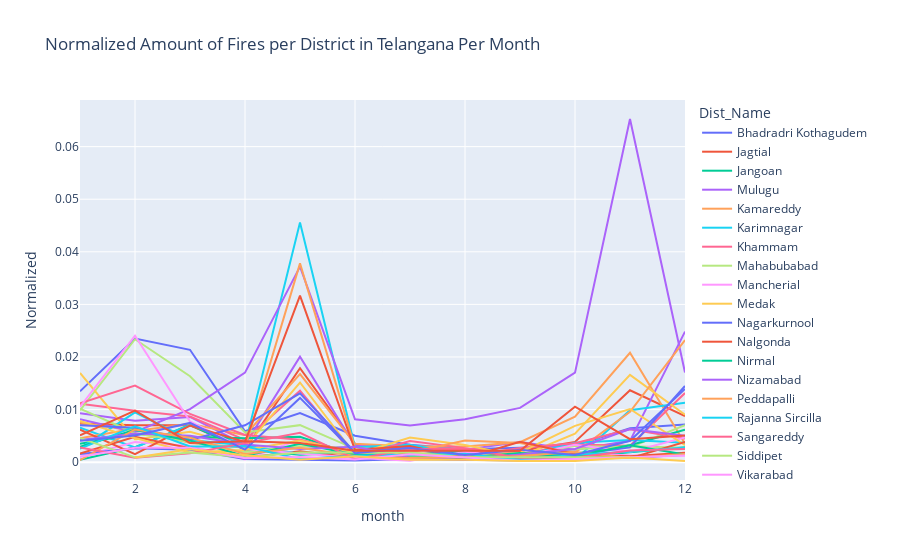

Notebook code cell kept with this figure:
### Code cell
fig = px.line(new_geo_district_month, x="month", y="Normalized", color='Dist_Name', title='Normalized Amount of Fires per District in Telangana Per Month')
fig.show()

### Figure 1 — Plotly figure (JSON) as saved in the notebook; plotly's stock layout.template omitted (floating-point values rounded to 4 significant figures)
{"data": [{"hovertemplate": "Dist_Name=Bhadradri Kothagudem<br>month=%{x}<br>Normalized=%{y}<extra></extra>", "legendgroup": "Bhadradri Kothagudem", "line": {"color": "#636efa", "dash": "solid"}, "mode": "lines", "name": "Bhadradri Kothagudem", "orientation": "v", "showlegend": true, "type": "scatter", "x": [1, 2, 3, 4, 5, 6, 7, 8, 9, 10, 11, 12], "xaxis": "x", "y": [0.01348, 0.02352, 0.02136, 0.005879, 0.00932, 0.005019, 0.003298, 0.002438, 0.002724, 0.003155, 0.006452, 0.007169], "yaxis": "y"}, {"hovertemplate": "Dist_Name=Jagtial<br>month=%{x}<br>Normalized=%{y}<extra></extra>", "legendgroup": "Jagtial", "line": {"color": "#EF553B", "dash": "solid"}, "mode": "lines", "name": "Jagtial", "orientation": "v", "showlegend": true, "type": "scatter", "x": [1, 2, 3, 4, 5, 6, 7, 8, 9, 10, 11, 12], "xaxis": "x", "y": [0.00736, 0.00701, 0.00701, 0.002453, 0.01788, 0.003505, 0.001402, 0.002103, 0.002103, 0.003855, 0.01367, 0.008762], "yaxis": "y"}, {"hovertemplate": "Dist_Name=Jangoan<br>month=%{x}<br>Normalized=%{y}<extra></extra>", "legendgroup": "Jangoan", "line": {"color": "#00cc96", "dash": "solid"}, "mode": "lines", "name": "Jangoan", "orientation": "v", "showlegend": true, "type": "scatter", "x": [1, 2, 3, 4, 5, 6, 7, 8, 10, 11, 12], "xaxis": "x", "y": [0.0004733, 0.00284, 0.0071, 0.002367, 0.00142, 0.001893, 0.0009467, 0.0009467, 0.0009467, 0.001893, 0.00284], "yaxis": "y"}, {"hovertemplate": "Dist_Name=Mulugu<br>month=%{x}<br>Normalized=%{y}<extra></extra>", "legendgroup": "Mulugu", "line": {"color": "#ab63fa", "dash": "solid"}, "mode": "lines", "name": "Mulugu", "orientation": "v", "showlegend": true, "type": "scatter", "x": [1, 2, 3, 4, 5, 6, 7, 8, 9, 10, 11, 12], "xaxis": "x", "y": [0.00931, 0.007878, 0.008594, 0.003342, 0.02005, 0.003103, 0.002865, 0.002387, 0.00382, 0.002387, 0.004058, 0.02483], "yaxis": "y"}, {"hovertemplate": "Dist_Name=Kamareddy<br>month=%{x}<br>Normalized=%{y}<extra></extra>", "legendgroup": "Kamareddy", "line": {"color": "#FFA15A", "dash": "solid"}, "mode": "lines", "name": "Kamareddy", "orientation": "v", "showlegend": true, "type": "scatter", "x": [1, 2, 3, 4, 5, 6, 7, 8, 9, 10, 11, 12], "xaxis": "x", "y": [0.007564, 0.005943, 0.007294, 0.005133, 0.01675, 0.003512, 0.002971, 0.002971, 0.003782, 0.008644, 0.0208, 0.003512], "yaxis": "y"}, {"hovertemplate": "Dist_Name=Karimnagar<br>month=%{x}<br>Normalized=%{y}<extra></extra>", "legendgroup": "Karimnagar", "line": {"color": "#19d3f3", "dash": "solid"}, "mode": "lines", "name": "Karimnagar", "orientation": "v", "showlegend": true, "type": "scatter", "x": [1, 2, 3, 4, 5, 6, 7, 8, 9, 10, 11, 12], "xaxis": "x", "y": [0.00658, 0.00282, 0.00705, 0.00329, 0.04559, 0.00282, 0.00329, 0.00141, 0.00141, 0.00047, 0.009869, 0.01128], "yaxis": "y"}, {"hovertemplate": "Dist_Name=Khammam<br>month=%{x}<br>Normalized=%{y}<extra></extra>", "legendgroup": "Khammam", "line": {"color": "#FF6692", "dash": "solid"}, "mode": "lines", "name": "Khammam", "orientation": "v", "showlegend": true, "type": "scatter", "x": [1, 2, 3, 4, 5, 6, 7, 8, 9, 10, 11, 12], "xaxis": "x", "y": [0.01113, 0.009797, 0.008684, 0.00423, 0.01358, 0.001113, 0.004008, 0.002672, 0.001559, 0.00334, 0.003117, 0.01314], "yaxis": "y"}, {"hovertemplate": "Dist_Name=Mahabubabad<br>month=%{x}<br>Normalized=%{y}<extra></extra>", "legendgroup": "Mahabubabad", "line": {"color": "#B6E880", "dash": "solid"}, "mode": "lines", "name": "Mahabubabad", "orientation": "v", "showlegend": true, "type": "scatter", "x": [1, 2, 3, 4, 5, 6, 7, 8, 9, 10, 11, 12], "xaxis": "x", "y": [0.009856, 0.02337, 0.01633, 0.005632, 0.00704, 0.002534, 0.002253, 0.002253, 0.001126, 0.003098, 0.002816, 0.00704], "yaxis": "y"}, {"hovertemplate": "Dist_Name=Mancherial<br>month=%{x}<br>Normalized=%{y}<extra></extra>", "legendgroup": "Mancherial", "line": {"color": "#FF97FF", "dash": "solid"}, "mode": "lines", "name": "Mancherial", "orientation": "v", "showlegend": true, "type": "scatter", "x": [1, 2, 3, 4, 5, 6, 7, 9, 10, 11, 12], "xaxis": "x", "y": [0.001023, 0.003837, 0.00307, 0.0005116, 0.004348, 0.001279, 0.0007674, 0.0007674, 0.001791, 0.001279, 0.001279], "yaxis": "y"}, {"hovertemplate": "Dist_Name=Medak<br>month=%{x}<br>Normalized=%{y}<extra></extra>", "legendgroup": "Medak", "line": {"color": "#FECB52", "dash": "solid"}, "mode": "lines", "name": "Medak", "orientation": "v", "showlegend": true, "type": "scatter", "x": [1, 2, 3, 4, 5, 6, 7, 8, 9, 10, 11, 12], "xaxis": "x", "y": [0.01696, 0.004329, 0.005773, 0.002886, 0.01515, 0.001443, 0.00469, 0.003247, 0.001082, 0.005412, 0.0166, 0.00902], "yaxis": "y"}, {"hovertemplate": "Dist_Name=Nagarkurnool<br>month=%{x}<br>Normalized=%{y}<extra></extra>", "legendgroup": "Nagarkurnool", "line": {"color": "#636efa", "dash": "solid"}, "mode": "lines", "name": "Nagarkurnool", "orientation": "v", "showlegend": true, "type": "scatter", "x": [1, 2, 3, 4, 5, 6, 7, 8, 9, 10, 11, 12], "xaxis": "x", "y": [0.001563, 0.002657, 0.002344, 0.0006251, 0.0004688, 0.0003125, 0.0006251, 0.0004688, 0.0003125, 0.0007814, 0.0007814, 0.001406], "yaxis": "y"}, {"hovertemplate": "Dist_Name=Nalgonda<br>month=%{x}<br>Normalized=%{y}<extra></extra>", "legendgroup": "Nalgonda", "line": {"color": "#EF553B", "dash": "solid"}, "mode": "lines", "name": "Nalgonda", "orientation": "v", "showlegend": true, "type": "scatter", "x": [1, 2, 3, 4, 5, 6, 7, 8, 9, 10, 11, 12], "xaxis": "x", "y": [0.001662, 0.004849, 0.002632, 0.0008312, 0.002078, 0.0008312, 0.001662, 0.0006927, 0.0008312, 0.001385, 0.001108, 0.001801], "yaxis": "y"}, {"hovertemplate": "Dist_Name=Nirmal<br>month=%{x}<br>Normalized=%{y}<extra></extra>", "legendgroup": "Nirmal", "line": {"color": "#00cc96", "dash": "solid"}, "mode": "lines", "name": "Nirmal", "orientation": "v", "showlegend": true, "type": "scatter", "x": [1, 2, 3, 4, 5, 6, 7, 8, 9, 10, 11, 12], "xaxis": "x", "y": [0.003486, 0.005363, 0.004827, 0.004559, 0.004827, 0.001341, 0.001341, 0.002145, 0.0008045, 0.001609, 0.003218, 0.006168], "yaxis": "y"}, {"hovertemplate": "Dist_Name=Nizamabad<br>month=%{x}<br>Normalized=%{y}<extra></extra>", "legendgroup": "Nizamabad", "line": {"color": "#ab63fa", "dash": "solid"}, "mode": "lines", "name": "Nizamabad", "orientation": "v", "showlegend": true, "type": "scatter", "x": [1, 2, 3, 4, 5, 6, 7, 8, 9, 10, 11, 12], "xaxis": "x", "y": [0.008157, 0.005758, 0.01008, 0.01703, 0.03719, 0.008157, 0.006957, 0.008157, 0.01032, 0.01703, 0.06525, 0.01703], "yaxis": "y"}, {"hovertemplate": "Dist_Name=Peddapalli<br>month=%{x}<br>Normalized=%{y}<extra></extra>", "legendgroup": "Peddapalli", "line": {"color": "#FFA15A", "dash": "solid"}, "mode": "lines", "name": "Peddapalli", "orientation": "v", "showlegend": true, "type": "scatter", "x": [1, 2, 3, 4, 5, 6, 7, 8, 9, 10, 11, 12], "xaxis": "x", "y": [0.004555, 0.006377, 0.003644, 0.002733, 0.03781, 0.002733, 0.001822, 0.0041, 0.003644, 0.001822, 0.009566, 0.02323], "yaxis": "y"}, {"hovertemplate": "Dist_Name=Rajanna Sircilla<br>month=%{x}<br>Normalized=%{y}<extra></extra>", "legendgroup": "Rajanna Sircilla", "line": {"color": "#19d3f3", "dash": "solid"}, "mode": "lines", "name": "Rajanna Sircilla", "orientation": "v", "showlegend": true, "type": "scatter", "x": [1, 2, 3, 4, 5, 6, 7, 8, 9, 10, 11, 12], "xaxis": "x", "y": [0.002634, 0.009484, 0.004215, 0.003161, 0.001581, 0.002108, 0.001054, 0.001581, 0.001054, 0.003688, 0.004215, 0.003688], "yaxis": "y"}, {"hovertemplate": "Dist_Name=Sangareddy<br>month=%{x}<br>Normalized=%{y}<extra></extra>", "legendgroup": "Sangareddy", "line": {"color": "#FF6692", "dash": "solid"}, "mode": "lines", "name": "Sangareddy", "orientation": "v", "showlegend": true, "type": "scatter", "x": [1, 2, 3, 4, 5, 6, 7, 8, 9, 10, 11, 12], "xaxis": "x", "y": [0.01121, 0.01457, 0.009192, 0.005157, 0.00426, 0.001794, 0.002915, 0.001121, 0.00269, 0.003587, 0.006278, 0.004484], "yaxis": "y"}, {"hovertemplate": "Dist_Name=Siddipet<br>month=%{x}<br>Normalized=%{y}<extra></extra>", "legendgroup": "Siddipet", "line": {"color": "#B6E880", "dash": "solid"}, "mode": "lines", "name": "Siddipet", "orientation": "v", "showlegend": true, "type": "scatter", "x": [1, 2, 3, 4, 5, 6, 7, 8, 9, 10, 11, 12], "xaxis": "x", "y": [0.01017, 0.005499, 0.003849, 0.001925, 0.003024, 0.002749, 0.0011, 0.0011, 0.0011, 0.002474, 0.003024, 0.002749], "yaxis": "y"}, {"hovertemplate": "Dist_Name=Vikarabad<br>month=%{x}<br>Normalized=%{y}<extra></extra>", "legendgroup": "Vikarabad", "line": {"color": "#FF97FF", "dash": "solid"}, "mode": "lines", "name": "Vikarabad", "orientation": "v", "showlegend": true, "type": "scatter", "x": [1, 2, 3, 4, 5, 6, 7, 8, 9, 10, 11, 12], "xaxis": "x", "y": [0.0105, 0.02404, 0.007737, 0.002487, 0.001658, 0.000829, 0.0002763, 0.001934, 0.001105, 0.003316, 0.001934, 0.004697], "yaxis": "y"}, {"hovertemplate": "Dist_Name=Wanaparthy<br>month=%{x}<br>Normalized=%{y}<extra></extra>", "legendgroup": "Wanaparthy", "line": {"color": "#FECB52", "dash": "solid"}, "mode": "lines", "name": "Wanaparthy", "orientation": "v", "showlegend": true, "type": "scatter", "x": [1, 2, 3, 4, 5, 6, 7, 8, 9, 10, 11, 12], "xaxis": "x", "y": [0.007817, 0.004598, 0.001839, 0.002299, 0.004139, 0.001839, 0.001839, 0.0009197, 0.001839, 0.006898, 0.01012, 0.003219], "yaxis": "y"}, {"hovertemplate": "Dist_Name=Warangal Rural<br>month=%{x}<br>Normalized=%{y}<extra></extra>", "legendgroup": "Warangal Rural", "line": {"color": "#636efa", "dash": "solid"}, "mode": "lines", "name": "Warangal Rural", "orientation": "v", "showlegend": true, "type": "scatter", "x": [1, 2, 3, 4, 5, 6, 7, 8, 9, 10, 11, 12], "xaxis": "x", "y": [0.007009, 0.006542, 0.004206, 0.007009, 0.01308, 0.001869, 0.002804, 0.0009346, 0.0004673, 0.001402, 0.002804, 0.01449], "yaxis": "y"}, {"hovertemplate": "Dist_Name=Warangal Urban<br>month=%{x}<br>Normalized=%{y}<extra></extra>", "legendgroup": "Warangal Urban", "line": {"color": "#EF553B", "dash": "solid"}, "mode": "lines", "name": "Warangal Urban", "orientation": "v", "showlegend": true, "type": "scatter", "x": [1, 2, 3, 4, 5, 6, 7, 8, 9, 10, 11, 12], "xaxis": "x", "y": [0.00618, 0.001545, 0.006953, 0.003863, 0.03167, 0.002318, 0.00309, 0.0007725, 0.003863, 0.001545, 0.0007725, 0.003863], "yaxis": "y"}, {"hovertemplate": "Dist_Name=Yadadri Bhuvanagiri<br>month=%{x}<br>Normalized=%{y}<extra></extra>", "legendgroup": "Yadadri Bhuvanagiri", "line": {"color": "#00cc96", "dash": "solid"}, "mode": "lines", "name": "Yadadri Bhuvanagiri", "orientation": "v", "showlegend": true, "type": "scatter", "x": [1, 2, 3, 4, 5, 6, 7, 8, 9, 10, 11, 12], "xaxis": "x", "y": [0.002922, 0.006135, 0.00409, 0.001169, 0.003506, 0.001461, 0.0008765, 0.0008765, 0.001753, 0.001169, 0.003214, 0.001461], "yaxis": "y"}, {"hovertemplate": "Dist_Name=Narayanpet<br>month=%{x}<br>Normalized=%{y}<extra></extra>", "legendgroup": "Narayanpet", "line": {"color": "#ab63fa", "dash": "solid"}, "mode": "lines", "name": "Narayanpet", "orientation": "v", "showlegend": true, "type": "scatter", "x": [1, 2, 3, 4, 5, 6, 7, 8, 10, 11, 12], "xaxis": "x", "y": [0.004201, 0.005462, 0.005042, 0.003361, 0.002521, 0.002941, 0.0008403, 0.0004201, 0.002521, 0.006302, 0.005042], "yaxis": "y"}, {"hovertemplate": "Dist_Name=Jogulamba Gadwal<br>month=%{x}<br>Normalized=%{y}<extra></extra>", "legendgroup": "Jogulamba Gadwal", "line": {"color": "#FFA15A", "dash": "solid"}, "mode": "lines", "name": "Jogulamba Gadwal", "orientation": "v", "showlegend": true, "type": "scatter", "x": [1, 2, 3, 4, 5, 6, 7, 9, 10, 11, 12], "xaxis": "x", "y": [0.0003885, 0.006215, 0.004662, 0.001554, 0.002719, 0.001165, 0.0007769, 0.001165, 0.001942, 0.0007769, 0.001554], "yaxis": "y"}, {"hovertemplate": "Dist_Name=Rangareddy<br>month=%{x}<br>Normalized=%{y}<extra></extra>", "legendgroup": "Rangareddy", "line": {"color": "#19d3f3", "dash": "solid"}, "mode": "lines", "name": "Rangareddy", "orientation": "v", "showlegend": true, "type": "scatter", "x": [1, 2, 3, 4, 5, 6, 7, 8, 9, 10, 11, 12], "xaxis": "x", "y": [0.002601, 0.006803, 0.003001, 0.003001, 0.0006003, 0.001201, 0.001401, 0.001601, 0.0004002, 0.001401, 0.002001, 0.002801], "yaxis": "y"}, {"hovertemplate": "Dist_Name=Suryapet<br>month=%{x}<br>Normalized=%{y}<extra></extra>", "legendgroup": "Suryapet", "line": {"color": "#FF6692", "dash": "solid"}, "mode": "lines", "name": "Suryapet", "orientation": "v", "showlegend": true, "type": "scatter", "x": [1, 2, 3, 5, 6, 7, 8, 9, 10, 11, 12], "xaxis": "x", "y": [0.00279, 0.000837, 0.001674, 0.00558, 0.000558, 0.002511, 0.002511, 0.000837, 0.000837, 0.002232, 0.002511], "yaxis": "y"}, {"hovertemplate": "Dist_Name=Medchal Malkajgiri<br>month=%{x}<br>Normalized=%{y}<extra></extra>", "legendgroup": "Medchal Malkajgiri", "line": {"color": "#B6E880", "dash": "solid"}, "mode": "lines", "name": "Medchal Malkajgiri", "orientation": "v", "showlegend": true, "type": "scatter", "x": [1, 2, 3, 4, 5, 7, 8, 11], "xaxis": "x", "y": [0.004593, 0.0009187, 0.001837, 0.0009187, 0.001837, 0.001837, 0.0009187, 0.0009187], "yaxis": "y"}, {"hovertemplate": "Dist_Name=Adilabad<br>month=%{x}<br>Normalized=%{y}<extra></extra>", "legendgroup": "Adilabad", "line": {"color": "#FF97FF", "dash": "solid"}, "mode": "lines", "name": "Adilabad", "orientation": "v", "showlegend": true, "type": "scatter", "x": [1, 2, 3, 4, 5, 6, 7, 9, 12], "xaxis": "x", "y": [0.001005, 0.002764, 0.002764, 0.0007537, 0.001005, 0.0005025, 0.001507, 0.0002512, 0.001256], "yaxis": "y"}, {"hovertemplate": "Dist_Name=Kumurambheem Asifabad<br>month=%{x}<br>Normalized=%{y}<extra></extra>", "legendgroup": "Kumurambheem Asifabad", "line": {"color": "#FECB52", "dash": "solid"}, "mode": "lines", "name": "Kumurambheem Asifabad", "orientation": "v", "showlegend": true, "type": "scatter", "x": [2, 3, 4, 5, 6, 7, 8, 9, 10, 11, 12], "xaxis": "x", "y": [0.0008898, 0.002447, 0.001335, 0.0004449, 0.001112, 0.0004449, 0.0004449, 0.0002225, 0.0002225, 0.0008898, 0.0002225], "yaxis": "y"}, {"hovertemplate": "Dist_Name=Jayashankar Bhupalpally<br>month=%{x}<br>Normalized=%{y}<extra></extra>", "legendgroup": "Jayashankar Bhupalpally", "line": {"color": "#636efa", "dash": "solid"}, "mode": "lines", "name": "Jayashankar Bhupalpally", "orientation": "v", "showlegend": true, "type": "scatter", "x": [1, 2, 3, 4, 5, 6, 7, 8, 9, 10, 11, 12], "xaxis": "x", "y": [0.004073, 0.005092, 0.007468, 0.002376, 0.01222, 0.001697, 0.002716, 0.001358, 0.002376, 0.001358, 0.004073, 0.01392], "yaxis": "y"}, {"hovertemplate": "Dist_Name=Mahabubnagar<br>month=%{x}<br>Normalized=%{y}<extra></extra>", "legendgroup": "Mahabubnagar", "line": {"color": "#EF553B", "dash": "solid"}, "mode": "lines", "name": "Mahabubnagar", "orientation": "v", "showlegend": true, "type": "scatter", "x": [1, 2, 3, 4, 5, 6, 7, 8, 9, 10, 11, 12], "xaxis": "x", "y": [0.005092, 0.00982, 0.003637, 0.004001, 0.003637, 0.002182, 0.002182, 0.002182, 0.002182, 0.01055, 0.004364, 0.005092], "yaxis": "y"}], "layout": {"legend": {"title": {"text": "Dist_Name"}, "tracegroupgap": 0}, "title": {"text": "Normalized Amount of Fires per District in Telangana Per Month"}, "xaxis": {"anchor": "y", "domain": [0, 1], "title": {"text": "month"}}, "yaxis": {"anchor": "x", "domain": [0, 1], "title": {"text": "Normalized"}}}}
